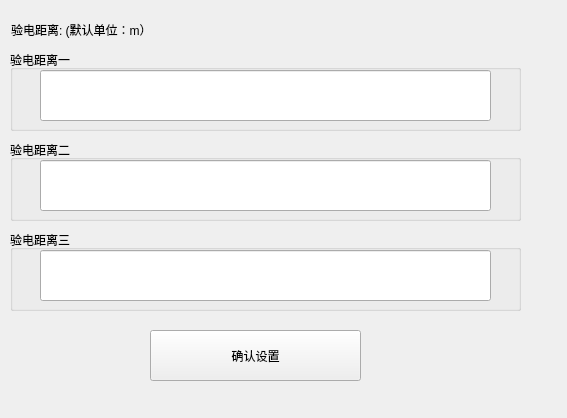
<?xml version="1.0" encoding="UTF-8"?>
<ui version="4.0">
 <class>Form</class>
 <widget class="QWidget" name="Form">
  <property name="geometry">
   <rect>
    <x>0</x>
    <y>0</y>
    <width>567</width>
    <height>418</height>
   </rect>
  </property>
  <property name="windowTitle">
   <string>设置验电距离</string>
  </property>
  <widget class="QWidget" name="widget" native="true">
   <property name="geometry">
    <rect>
     <x>11</x>
     <y>11</y>
     <width>204</width>
     <height>37</height>
    </rect>
   </property>
   <layout class="QVBoxLayout" name="verticalLayout_2">
    <item>
     <widget class="QLabel" name="label">
      <property name="text">
       <string>验电距离: (默认单位：m）</string>
      </property>
     </widget>
    </item>
   </layout>
  </widget>
  <widget class="QGroupBox" name="groupBox">
   <property name="geometry">
    <rect>
     <x>10</x>
     <y>50</y>
     <width>511</width>
     <height>81</height>
    </rect>
   </property>
   <property name="title">
    <string>验电距离一</string>
   </property>
   <widget class="QLineEdit" name="lineEdit">
    <property name="geometry">
     <rect>
      <x>30</x>
      <y>20</y>
      <width>451</width>
      <height>51</height>
     </rect>
    </property>
   </widget>
  </widget>
  <widget class="QPushButton" name="pushButton">
   <property name="geometry">
    <rect>
     <x>150</x>
     <y>330</y>
     <width>211</width>
     <height>51</height>
    </rect>
   </property>
   <property name="text">
    <string>确认设置</string>
   </property>
  </widget>
  <widget class="QGroupBox" name="groupBox_2">
   <property name="geometry">
    <rect>
     <x>10</x>
     <y>140</y>
     <width>511</width>
     <height>81</height>
    </rect>
   </property>
   <property name="title">
    <string>验电距离二</string>
   </property>
   <widget class="QLineEdit" name="lineEdit_2">
    <property name="geometry">
     <rect>
      <x>30</x>
      <y>20</y>
      <width>451</width>
      <height>51</height>
     </rect>
    </property>
   </widget>
  </widget>
  <widget class="QGroupBox" name="groupBox_3">
   <property name="geometry">
    <rect>
     <x>10</x>
     <y>230</y>
     <width>511</width>
     <height>81</height>
    </rect>
   </property>
   <property name="title">
    <string>验电距离三</string>
   </property>
   <widget class="QLineEdit" name="lineEdit_3">
    <property name="geometry">
     <rect>
      <x>30</x>
      <y>20</y>
      <width>451</width>
      <height>51</height>
     </rect>
    </property>
   </widget>
  </widget>
 </widget>
 <resources/>
 <connections/>
</ui>
